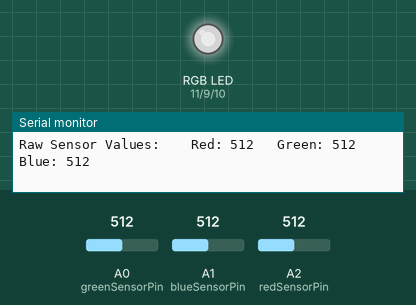
Bench run of a sketch on a simulated Arduino Uno, built with avr-gcc and run on an emulated ATmega328P. On the bench: an RGB LED mixed from three pins (HIGH = lit), the last lines printed to the serial monitor. Inputs (shaded band) come from the test bench; at power-on: A0 (greenSensorPin) = 512, A1 (blueSensorPin) = 512, A2 (redSensorPin) = 512. Dim RGB values are drawn brighter than linear.

Above: at 1.2 s.
1.3 s: A0 (greenSensorPin) set to 407
At 2.6 s:
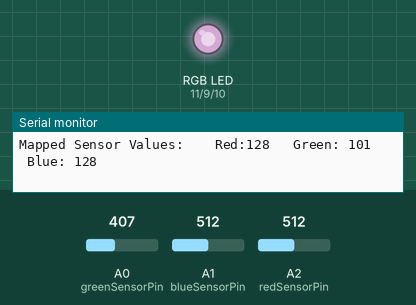
4.3 s: A0 (greenSensorPin) set to 388
At 5.7 s:
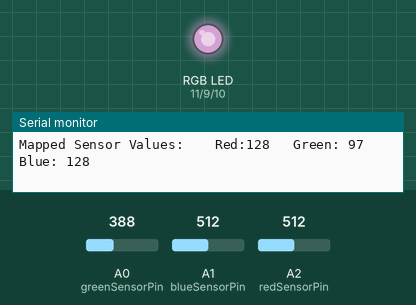
7.3 s: A1 (blueSensorPin) set to 412
At 8.4 s:
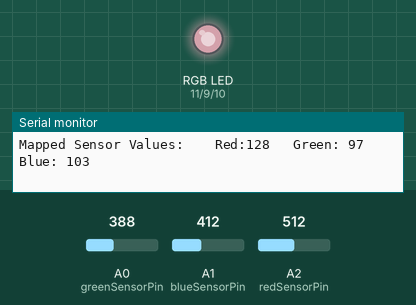
10.3 s: A1 (blueSensorPin) set to 382
At 11.1 s:
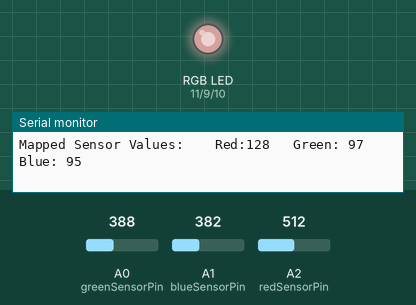
13.3 s: A2 (redSensorPin) set to 416
At 14.6 s:
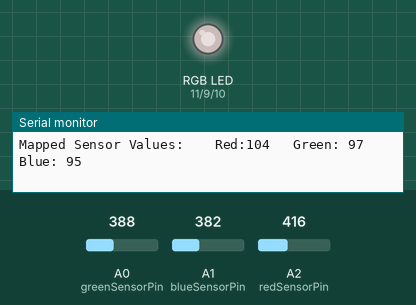
16.3 s: A2 (redSensorPin) set to 385
At 16.8 s:
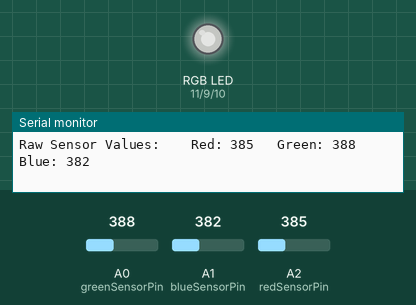
Timing chart, 0 to 19.3 s (numbered marks = the images above; inputs shaded):
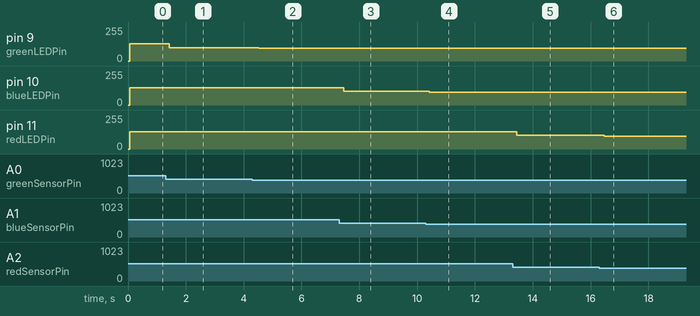

Measured:
- after the input at 1.3 s, pin 9 (greenLEDPin): 128/255 → 101/255 after 0.13 s
- after the input at 4.3 s, pin 9 (greenLEDPin): 101/255 → 97/255 after 0.22 s
- after the input at 7.3 s, pin 10 (blueLEDPin): 128/255 → 103/255 after 0.17 s
- after the input at 10.3 s, pin 10 (blueLEDPin): 103/255 → 95/255 after 0.11 s
- after the input at 13.3 s, pin 11 (redLEDPin): 128/255 → 104/255 after 0.14 s
- after the input at 16.3 s, pin 11 (redLEDPin): 104/255 → 96/255 after 0.18 s

The sketch:

ColorMixingLamp.ino
```cpp
const int greenLEDPin = 9;
const int blueLEDPin = 10;
const int redLEDPin = 11;
const int greenSensorPin = A0;
const int blueSensorPin = A1;
const int redSensorPin = A2;
int greenValue = 0;
int blueValue = 0;
int redValue = 0;
int greenSensorValue = 0;
int blueSensorValue = 0;
int redSensorValue = 0;

void setup() {
    Serial.begin(9600);
    pinMode(greenLEDPin,OUTPUT);
    pinMode(blueLEDPin,OUTPUT);
    pinMode(redLEDPin,OUTPUT);
}

void loop() {
    greenSensorValue = analogRead(greenSensorPin);
    delay(5);
    blueSensorValue = analogRead(blueSensorPin);
    delay(5);
    redSensorValue = analogRead(redSensorPin);
    Serial.print("Raw Sensor Values: \t Red: ");
    Serial.print(redSensorValue);
    Serial.print("\t Green: ");
    Serial.print(greenSensorValue);
    Serial.print("\t Blue: ");
    Serial.println(blueSensorValue);
    redValue = redSensorValue/4;
    greenValue = greenSensorValue/4;
    blueValue = blueSensorValue/4;
    Serial.print("Mapped Sensor Values: \t Red:");
    Serial.print(redValue);
    Serial.print("\t Green: ");
    Serial.print(greenValue);
    Serial.print("\t Blue: ");
    Serial.println(blueValue);
    analogWrite(redLEDPin,redValue);
    analogWrite(greenLEDPin,greenValue);
    analogWrite(blueLEDPin,blueValue);
}
```
